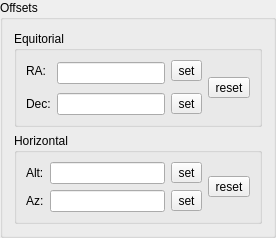
      <widget class="QGroupBox" name="groupBox">
       <property name="title">
        <string>Offsets</string>
       </property>
       <layout class="QVBoxLayout" name="verticalLayout_5">
        <item>
         <widget class="QGroupBox" name="groupEquatorialOffsets">
          <property name="title">
           <string>Equitorial</string>
          </property>
          <layout class="QGridLayout" name="gridLayout_12">
           <item row="3" column="0">
            <widget class="QLabel" name="label_8">
             <property name="text">
              <string>Dec:</string>
             </property>
            </widget>
           </item>
           <item row="1" column="1" rowspan="2">
            <widget class="QLineEdit" name="textOffsetRA">
             <property name="sizePolicy">
              <sizepolicy hsizetype="Expanding" vsizetype="Fixed">
               <horstretch>0</horstretch>
               <verstretch>0</verstretch>
              </sizepolicy>
             </property>
             <property name="alignment">
              <set>Qt::AlignCenter</set>
             </property>
             <property name="readOnly">
              <bool>true</bool>
             </property>
            </widget>
           </item>
           <item row="1" column="0">
            <widget class="QLabel" name="label_7">
             <property name="text">
              <string>RA:</string>
             </property>
            </widget>
           </item>
           <item row="1" column="2">
            <widget class="QToolButton" name="buttonSetRaOffset">
             <property name="text">
              <string>set</string>
             </property>
             <property name="icon">
              <iconset resource="resources.qrc">
               <normaloff>:/resources/edit-solid.svg</normaloff>:/resources/edit-solid.svg</iconset>
             </property>
            </widget>
           </item>
           <item row="3" column="1">
            <widget class="QLineEdit" name="textOffsetDec">
             <property name="sizePolicy">
              <sizepolicy hsizetype="Expanding" vsizetype="Fixed">
               <horstretch>0</horstretch>
               <verstretch>0</verstretch>
              </sizepolicy>
             </property>
             <property name="alignment">
              <set>Qt::AlignCenter</set>
             </property>
             <property name="readOnly">
              <bool>true</bool>
             </property>
            </widget>
           </item>
           <item row="3" column="2">
            <widget class="QToolButton" name="buttonSetDecOffset">
             <property name="text">
              <string>set</string>
             </property>
             <property name="icon">
              <iconset resource="resources.qrc">
               <normaloff>:/resources/edit-solid.svg</normaloff>:/resources/edit-solid.svg</iconset>
             </property>
            </widget>
           </item>
           <item row="1" column="3" rowspan="3">
            <widget class="QToolButton" name="buttonResetEquatorialOffsets">
             <property name="text">
              <string>reset</string>
             </property>
             <property name="icon">
              <iconset resource="resources.qrc">
               <normaloff>:/resources/undo-solid.svg</normaloff>:/resources/undo-solid.svg</iconset>
             </property>
            </widget>
           </item>
          </layout>
         </widget>
        </item>
        <item>
         <widget class="QGroupBox" name="groupHorizontalOffsets">
          <property name="title">
           <string>Horizontal</string>
          </property>
          <layout class="QGridLayout" name="gridLayout_11">
           <item row="0" column="3">
            <widget class="QToolButton" name="buttonSetAltOffset">
             <property name="text">
              <string>set</string>
             </property>
             <property name="icon">
              <iconset resource="resources.qrc">
               <normaloff>:/resources/edit-solid.svg</normaloff>:/resources/edit-solid.svg</iconset>
             </property>
            </widget>
           </item>
           <item row="0" column="1">
            <widget class="QLineEdit" name="textOffsetAlt">
             <property name="sizePolicy">
              <sizepolicy hsizetype="Expanding" vsizetype="Fixed">
               <horstretch>0</horstretch>
               <verstretch>0</verstretch>
              </sizepolicy>
             </property>
             <property name="alignment">
              <set>Qt::AlignCenter</set>
             </property>
             <property name="readOnly">
              <bool>true</bool>
             </property>
            </widget>
           </item>
           <item row="0" column="0">
            <widget class="QLabel" name="label_5">
             <property name="text">
              <string>Alt:</string>
             </property>
            </widget>
           </item>
           <item row="1" column="1">
            <widget class="QLineEdit" name="textOffsetAz">
             <property name="sizePolicy">
              <sizepolicy hsizetype="Expanding" vsizetype="Fixed">
               <horstretch>0</horstretch>
               <verstretch>0</verstretch>
              </sizepolicy>
             </property>
             <property name="alignment">
              <set>Qt::AlignCenter</set>
             </property>
             <property name="readOnly">
              <bool>true</bool>
             </property>
            </widget>
           </item>
           <item row="1" column="0">
            <widget class="QLabel" name="label_6">
             <property name="text">
              <string>Az:</string>
             </property>
            </widget>
           </item>
           <item row="1" column="3">
            <widget class="QToolButton" name="buttonSetAzOffset">
             <property name="text">
              <string>set</string>
             </property>
             <property name="icon">
              <iconset resource="resources.qrc">
               <normaloff>:/resources/edit-solid.svg</normaloff>:/resources/edit-solid.svg</iconset>
             </property>
            </widget>
           </item>
           <item row="0" column="4" rowspan="2">
            <widget class="QToolButton" name="buttonResetHorizontalOffsets">
             <property name="text">
              <string>reset</string>
             </property>
             <property name="icon">
              <iconset resource="resources.qrc">
               <normaloff>:/resources/undo-solid.svg</normaloff>:/resources/undo-solid.svg</iconset>
             </property>
            </widget>
           </item>
          </layout>
         </widget>
        </item>
       </layout>
      </widget>
